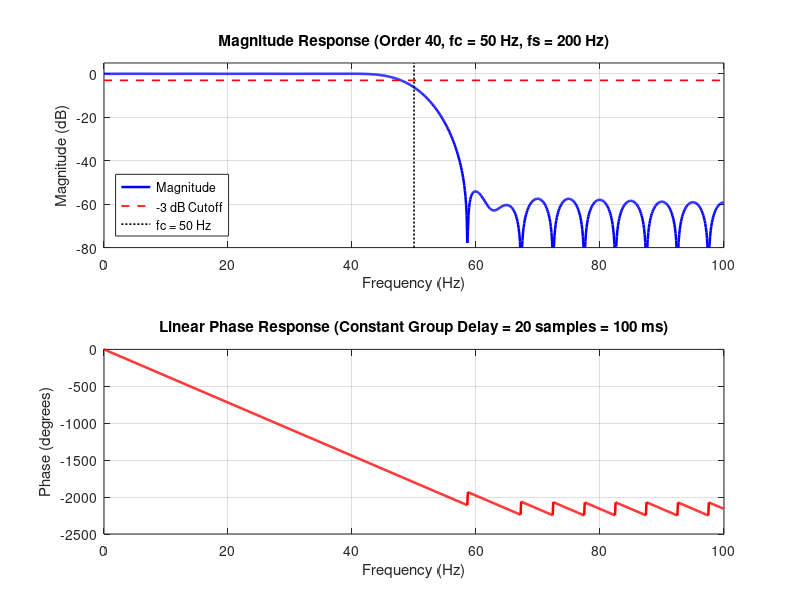

This chart was generated by the following MATLAB code:
%% design_fir.m
% DSP Script: Design of 41-Tap Low-Pass FIR Filter for Glove Sensor Conditioning
% Sampling Frequency: fs = 200 Hz
% Cutoff Frequency:   fc = 50 Hz

clear; clc; close all;

fs = 200;            % Sampling rate (Hz)
fc = 50;             % Cut-off frequency (Hz)
order = 40;          % Filter order (41 taps)
num_taps = order + 1;

% Normalised cutoff frequency (0 to 1, where 1 is Nyquist fs/2)
Wn = fc / (fs / 2);  % Wn = 0.50

% Compute Hamming-windowed FIR filter coefficients using fir1
h = fir1(order, Wn, 'low', hamming(num_taps));

% Frequency Response Analysis
[H, f] = freqz(h, 1, 1024, fs);
mag_db = 20 * log10(abs(H));
phase_deg = unwrap(angle(H)) * (180 / pi);

figure('Name', 'FIR Filter Frequency Response', 'Color', 'w');
subplot(2,1,1);
plot(f, mag_db, 'b', 'LineWidth', 1.8); grid on; hold on;
plot([0, fs/2], [-3, -3], 'r--', 'LineWidth', 1.2);
plot([fc, fc], [-80, 5], 'k:', 'LineWidth', 1.2);
xlabel('Frequency (Hz)');
ylabel('Magnitude (dB)');
title('Magnitude Response (Order 40, fc = 50 Hz, fs = 200 Hz)');
ylim([-80, 5]); xlim([0, fs/2]);
legend('Magnitude', '-3 dB Cutoff', 'fc = 50 Hz', 'Location', 'SouthWest');

subplot(2,1,2);
plot(f, phase_deg, 'r', 'LineWidth', 1.8); grid on;
xlabel('Frequency (Hz)');
ylabel('Phase (degrees)');
title('Linear Phase Response (Constant Group Delay = 20 samples = 100 ms)');
xlim([0, fs/2]);

% Export to Q15 format for STM32 embedded implementation
h_q15 = round(h * 32768);
disp('First 5 Q15 Coefficients:');
disp(h_q15(1:5));
